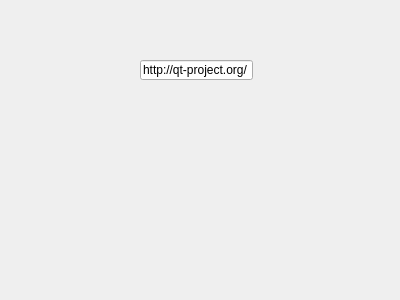
<?xml version="1.0" encoding="UTF-8"?>
<ui version="4.0">
 <class>HttpWindow</class>
 <widget class="QDialog" name="HttpWindow">
  <property name="geometry">
   <rect>
    <x>0</x>
    <y>0</y>
    <width>400</width>
    <height>300</height>
   </rect>
  </property>
  <property name="windowTitle">
   <string>HttpWindow</string>
  </property>
  <widget class="QLineEdit" name="urlLineEdit">
   <property name="geometry">
    <rect>
     <x>140</x>
     <y>60</y>
     <width>113</width>
     <height>20</height>
    </rect>
   </property>
   <property name="text">
    <string>http://qt-project.org/</string>
   </property>
  </widget>
 </widget>
 <layoutdefault spacing="6" margin="11"/>
 <resources/>
 <connections/>
</ui>
